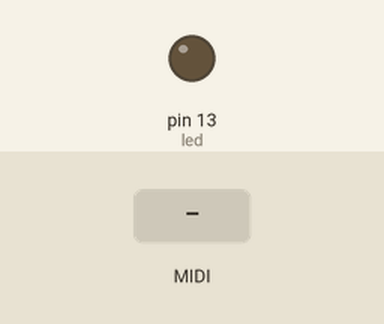
This sketch was run on a simulated Arduino Mega 2560, built with avr-gcc and run on an emulated ATmega2560. Shown: output pins drawn as LEDs (lit = HIGH). The test bench sets the inputs (shaded band). MIDI output is not drawn.

Above: at 1.2 s.
1.3 s: MIDI note 36 received
Timing chart, 0 to 4.3 s (numbered marks = the images above; inputs shaded):
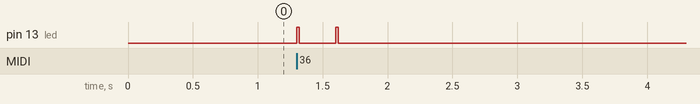

Measured:
- after the input at 1.3 s, pin 13 (led): alternates HIGH for 0.02 s and LOW for 0.28 s, 4 changes in all, then stays LOW, starting at once

The sketch:

firmware.ino
```cpp
#include <MIDI.h>
#include <queue>

//# define DEBUG 1
#define BLINK 1
#define LED_TIMEOUT 20
#define BLINK_ON_ACTIVESENSE false

MIDI_CREATE_INSTANCE(HardwareSerial, Serial1, MIDI1);
MIDI_CREATE_INSTANCE(HardwareSerial, Serial2, MIDI2);
MIDI_CREATE_INSTANCE(HardwareSerial, Serial3, MIDI3);
MIDI_CREATE_INSTANCE(HardwareSerial, Serial4, MIDI4);
MIDI_CREATE_INSTANCE(HardwareSerial, Serial5, MIDI5);
MIDI_CREATE_INSTANCE(HardwareSerial, Serial6, MIDI6);
MIDI_CREATE_INSTANCE(HardwareSerial, Serial7, MIDI7);
MIDI_CREATE_INSTANCE(HardwareSerial, Serial8, MIDI8);

midi::MidiInterface<midi::SerialMIDI<HardwareSerial>> midi_ports[8] = {
 MIDI1,
 MIDI2,
 MIDI3,
 MIDI4,
 MIDI5,
 MIDI6,
 MIDI7,
 MIDI8
};

struct Message {
  int input;
  midi::MidiType type;
  int channel;
  int d1;
  int d2;
};


std::queue<Message> msg_q;
int led = 13;
long t1 = 0, t2 = 0;

void setup() {
  pinMode(led, OUTPUT);
  byte i;
  for (i = 0; i < 8; i++) {
    midi_ports[i].begin(MIDI_CHANNEL_OMNI);
  }

  #ifdef DEBUG
    Serial.begin(57600);
    Serial.println("m8di");
  #endif
}

void printMsg(String prefix, Message msg) {
  if (!(msg.type == midi::ActiveSensing)) {
    Serial.println(prefix + " - input: " + msg.input + ", type: " + msg.type + ", channel: " + msg.channel + ", data: " + msg.d1 + " " + msg.d2);
  }
}

void loop() {
  // put your main code here, to run repeatedly:
  byte i;
  bool blink = false;

  for (i = 0; i < 8; i++) {
    if (midi_ports[i].read()) {
      blink = true;
      Message rcv_msg;
      rcv_msg.input = i;
      rcv_msg.type = midi_ports[i].getType();
      rcv_msg.channel = midi_ports[i].getChannel();
      rcv_msg.d1 = midi_ports[i].getData1();
      rcv_msg.d2 = midi_ports[i].getData2();
      msg_q.push(rcv_msg);
      #ifdef DEBUG
        printMsg("Received", rcv_msg);
      #endif
      if (rcv_msg.type == midi::ActiveSensing) {
        if (!BLINK_ON_ACTIVESENSE) {
          blink = false;
        }
      }
    }

    while(!msg_q.empty()) {
      Message snd_msg = msg_q.front();
      for(i = 0; i < 8; i++) {
        if (i != snd_msg.input) {
          midi_ports[i].send(snd_msg.type, snd_msg.d1, snd_msg.d2, snd_msg.channel);
          #ifdef DEBUG
            printMsg(String("Sent to ") + i, snd_msg);
          #endif
        }
      }
      msg_q.pop();
    }

    #ifdef BLINK
    t1 = millis();
    if (blink) {
      digitalWrite(led, HIGH);
      t2 = t1;
    } else {
      if (t1 - t2 > LED_TIMEOUT) {
        digitalWrite(led, LOW);
      }
    }
    #endif
  }
}
```
